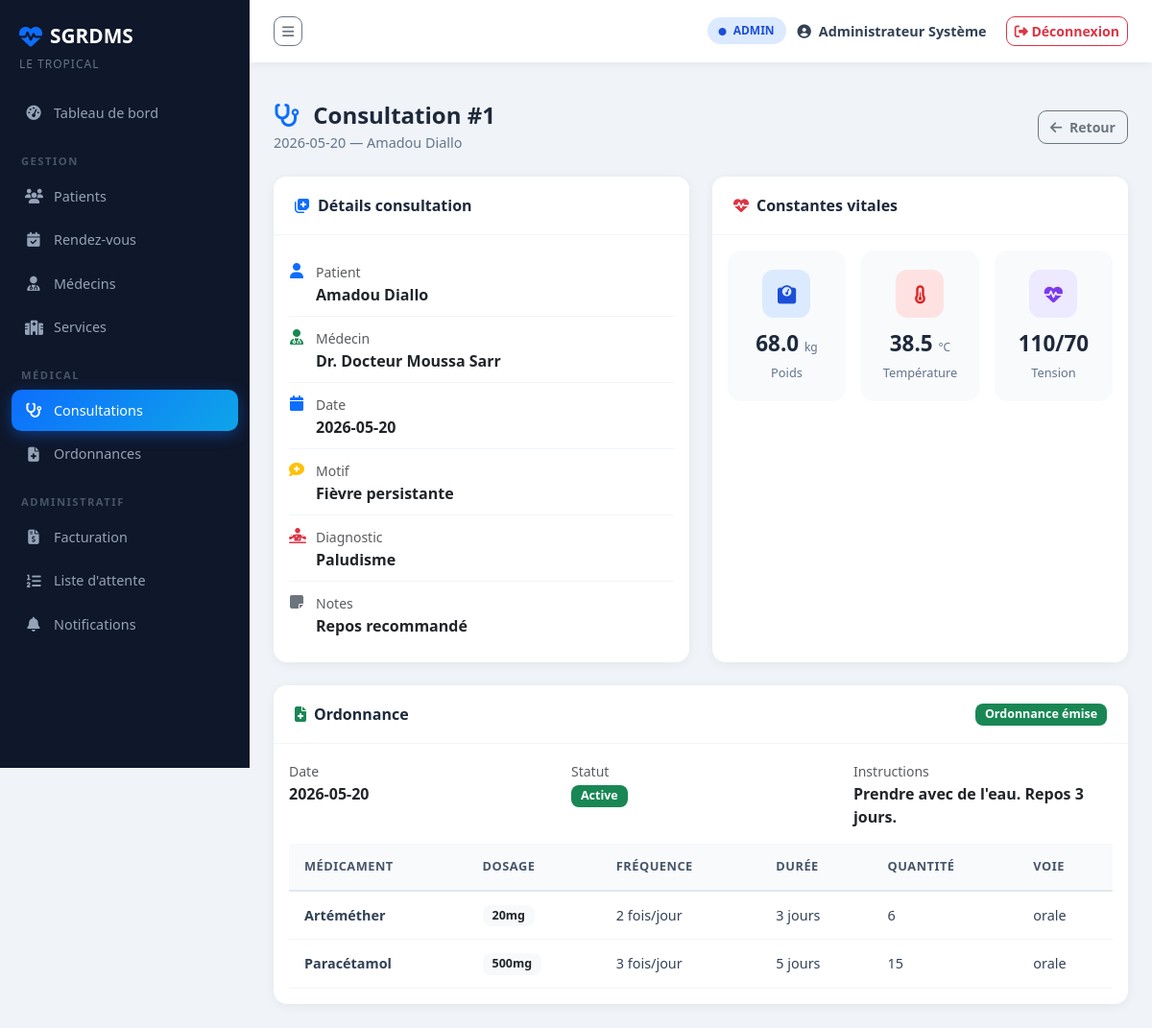
Screenshot of /consultations/1 (signed in) with the database file from the repository.
### tables this page shows
CREATE TABLE CONSULTATION (
    id_consultation  INTEGER PRIMARY KEY AUTOINCREMENT,
    date_consultation TEXT   NOT NULL DEFAULT (DATE('now')),
    motif            TEXT,
    diagnostic       TEXT,
    note             TEXT,
    poids            REAL,          -- en kg
    temperature      REAL,          -- en °C
    tension          TEXT,          -- ex: "120/80"
    id_rdv           INTEGER NOT NULL UNIQUE,
    FOREIGN KEY (id_rdv) REFERENCES RENDEZ_VOUS(id_rdv)
);

CREATE TABLE ORDONNANCE (
    id_ordonnance   INTEGER PRIMARY KEY AUTOINCREMENT,
    statut          TEXT DEFAULT 'active' CHECK(statut IN ('active','expiree','annulee')),
    date            TEXT NOT NULL DEFAULT (DATE('now')),
    instruction     TEXT,
    id_consultation INTEGER NOT NULL,
    FOREIGN KEY (id_consultation) REFERENCES CONSULTATION(id_consultation)
);

CREATE TABLE LIGNE_ORDONNANCE (
    id_ligne           INTEGER PRIMARY KEY AUTOINCREMENT,
    frequence          TEXT,     -- ex: "3 fois/jour"
    duree_traitement   TEXT,     -- ex: "7 jours"
    quantite           INTEGER,
    voie_administration TEXT,   -- ex: "orale", "injectable"
    id_ordonnance      INTEGER NOT NULL,
    id_medicament      INTEGER NOT NULL,
    FOREIGN KEY (id_ordonnance) REFERENCES ORDONNANCE(id_ordonnance),
    FOREIGN KEY (id_medicament) REFERENCES MEDICAMENT(id_medicament)
);

CREATE TABLE MEDICAMENT (
    id_medicament  INTEGER PRIMARY KEY AUTOINCREMENT,
    nom            TEXT NOT NULL,
    dosage         TEXT,
    description    TEXT,
    date_expiration TEXT
);

### app.py (the view)
@app.route("/consultations/<int:id>")
@login_required
def consultation_detail(id):
    conn = get_db()
    consultation = conn.execute("""
        SELECT c.*,
               p.prenom || ' ' || p.nom AS patient,
               m.prenom || ' ' || m.nom AS medecin
        FROM CONSULTATION c
        JOIN RENDEZ_VOUS r ON c.id_rdv = r.id_rdv
        JOIN PATIENT p     ON r.id_patient = p.id_patient
        JOIN MEDECIN m     ON r.id_medecin = m.id_medecin
        WHERE c.id_consultation = ?
    """, (id,)).fetchone()
    if not consultation:
        flash("Consultation introuvable.", "danger")
        return redirect(url_for("consultations_liste"))
    ordonnance = conn.execute(
        "SELECT * FROM ORDONNANCE WHERE id_consultation = ?", (id,)
    ).fetchone()
    lignes = []
    if ordonnance:
        lignes = conn.execute("""
            SELECT lo.*, med.nom, med.dosage
            FROM LIGNE_ORDONNANCE lo
            JOIN MEDICAMENT med ON lo.id_medicament = med.id_medicament
            WHERE lo.id_ordonnance = ?
        """, (ordonnance["id_ordonnance"],)).fetchall()
    conn.close()
    return render_template("consultations/detail.html",
                           consultation=consultation,
                           ordonnance=ordonnance,
                           lignes=lignes)

### app.py (called while the page is built)
def get_db():
    conn = sqlite3.connect(DB_PATH)
    conn.row_factory = sqlite3.Row
    conn.execute("PRAGMA foreign_keys = ON")
    return conn

def login_required(f):
    from functools import wraps
    @wraps(f)
    def decorated(*args, **kwargs):
        if "user" not in session:
            flash("Veuillez vous connecter.", "warning")
            return redirect(url_for("login"))
        return f(*args, **kwargs)
    return decorated

### templates/consultations/detail.html (shortened to what this page needs)
{% extends "base.html" %}
{% block content %}
<div class="page-header">
    <div>
        <h2><i class="fas fa-stethoscope me-2 text-primary"></i>
            Consultation #{{ consultation.id_consultation }}
        </h2>
        <p>{{ consultation.date_consultation }} — {{ consultation.patient }}</p>
    </div>
    <div class="d-flex gap-2">
        <a href="{{ url_for('consultations_liste') }}" class="btn btn-outline-secondary">
            <i class="fas fa-arrow-left me-1"></i> Retour
        </a>
    </div>
</div>
<div class="row g-4">
    <div class="col-lg-6">
        <div class="card h-100">
            <div class="card-header">
                <i class="fas fa-notes-medical me-2 text-primary"></i>Détails consultation
            </div>
            <div class="card-body">
                <ul class="info-list">
                    <li>
                        <i class="fas fa-user text-primary"></i>
                        <div>
                            <small class="text-muted">Patient</small>
                            <div class="fw-600">{{ consultation.patient }}</div>
                        </div>
                    </li>
                    <li>
                        <i class="fas fa-user-md text-success"></i>
                        <div>
                            <small class="text-muted">Médecin</small>
                            <div class="fw-600">Dr. {{ consultation.medecin }}</div>
                        </div>
                    </li>
                    <li>
                        <i class="fas fa-calendar text-primary"></i>
                        <div>
                            <small class="text-muted">Date</small>
                            <div class="fw-600">{{ consultation.date_consultation }}</div>
                        </div>
                    </li>
                    <li>
                        <i class="fas fa-comment-medical text-warning"></i>
                        <div>
                            <small class="text-muted">Motif</small>
                            <div class="fw-600">{{ consultation.motif or '—' }}</div>
                        </div>
                    </li>
                    <li>
                        <i class="fas fa-diagnoses text-danger"></i>
                        <div>
                            <small class="text-muted">Diagnostic</small>
                            <div class="fw-600">{{ consultation.diagnostic or '—' }}</div>
                        </div>
                    </li>
                    <li>
                        <i class="fas fa-sticky-note text-secondary"></i>
                        <div>
                            <small class="text-muted">Notes</small>
                            <div class="fw-600">{{ consultation.note or '—' }}</div>
                        </div>
                    </li>
                </ul>
            </div>
        </div>
    </div>
    <div class="col-lg-6">
        <div class="card h-100">
            <div class="card-header">
                <i class="fas fa-heartbeat me-2 text-danger"></i>Constantes vitales
            </div>
            <div class="card-body">
                <div class="row g-3">
                    <div class="col-4">
                        <div class="constante-card">
                            <div class="constante-icon blue">
                                <i class="fas fa-weight"></i>
                            </div>
                            <div class="constante-value">
                                {{ consultation.poids or '—' }}
                                {% if consultation.poids %}<small>kg</small>{% endif %}
                            </div>
                            <div class="constante-label">Poids</div>
                        </div>
                    </div>
                    <div class="col-4">
                        <div class="constante-card">
                            <div class="constante-icon {% if consultation.temperature and consultation.temperature > 38 %}red{% else %}green{% endif %}">
                                <i class="fas fa-thermometer-half"></i>
                            </div>
                            <div class="constante-value">
                                {{ consultation.temperature or '—' }}
                                {% if consultation.temperature %}<small>°C</small>{% endif %}
                            </div>
                            <div class="constante-label">Température</div>
                        </div>
                    </div>
                    <div class="col-4">
                        <div class="constante-card">
                            <div class="constante-icon purple">
                                <i class="fas fa-heartbeat"></i>
                            </div>
                            <div class="constante-value">{{ consultation.tension or '—' }}</div>
                            <div class="constante-label">Tension</div>
                        </div>
                    </div>
                </div>
            </div>
        </div>
    </div>
    <div class="col-12">
        <div class="card">
            <div class="card-header d-flex justify-content-between align-items-center">
                <span><i class="fas fa-file-medical me-2 text-success"></i>Ordonnance</span>
                {% if ordonnance %}
                <span class="badge bg-success">Ordonnance émise</span>
                {% else %}
                <span class="badge bg-secondary">Pas d'ordonnance</span>
                {% endif %}
            </div>
            <div class="card-body">
                {% if ordonnance %}
                <div class="row mb-3">
                    <div class="col-md-4">
                        <small class="text-muted">Date</small>
                        <div class="fw-600">{{ ordonnance.date }}</div>
                    </div>
                    <div class="col-md-4">
                        <small class="text-muted">Statut</small>
                        <div>
                            <span class="badge bg-success">{{ ordonnance.statut | capitalize }}</span>
                        </div>
                    </div>
                    <div class="col-md-4">
                        <small class="text-muted">Instructions</small>
                        <div class="fw-600">{{ ordonnance.instruction or '—' }}</div>
                    </div>
                </div>
                {% if lignes %}
                <div class="table-responsive">
                    <table class="table table-sm">
                        <thead>
                            <tr>
                                <th>Médicament</th>
                                <th>Dosage</th>
                                <th>Fréquence</th>
                                <th>Durée</th>
                                <th>Quantité</th>
                                <th>Voie</th>
                            </tr>
                        </thead>
                        <tbody>
                            {% for l in lignes %}
                            <tr>
                                <td><strong>{{ l.nom }}</strong></td>
                                <td><span class="badge bg-light text-dark">{{ l.dosage }}</span></td>
                                <td>{{ l.frequence or '—' }}</td>
                                <td>{{ l.duree_traitement or '—' }}</td>
                                <td>{{ l.quantite or '—' }}</td>
                                <td>{{ l.voie_administration or '—' }}</td>
                            </tr>
                            {% endfor %}
                        </tbody>
                    </table>
                </div>
                {% else %}
                <p class="text-muted">Aucun médicament prescrit.</p>
                {% endif %}
                {% endif %}
            </div>
        </div>
    </div>
</div>
{% endblock %}

### static/css/style.css (style rules this page uses)
:root { --primary: #0d6efd; --success: #198754; --sidebar-w: 260px; --topbar-h: 65px; --bg: #f0f4f8; --sidebar-bg: #0f172a; --card-radius: 14px; }
* { box-sizing: border-box; }
body { font-family: 'Segoe UI', sans-serif; background: var(--bg); margin: 0; overflow-x: hidden; }
.page-header { display: flex; align-items: center; justify-content: space-between; margin-bottom: 25px; }
.page-header h2 { font-size: 1.5rem; font-weight: 700; color: #1e293b; margin: 0; }
.page-header p { color: #64748b; margin: 3px 0 0; font-size: 0.9rem; }
.card { border: none; border-radius: var(--card-radius); box-shadow: 0 2px 12px rgba(0,0,0,0.06); }
.card-header { background: white; border-bottom: 1px solid #f1f5f9; border-radius: var(--card-radius) var(--card-radius) 0 0 !important; padding: 18px 22px; font-weight: 700; color: #1e293b; }
.table { margin: 0; }
.table thead th { background: #f8fafc; color: #475569; font-size: 0.8rem; font-weight: 700; text-transform: uppercase; letter-spacing: 0.5px; border-bottom: 2px solid #e2e8f0; padding: 14px 16px; }
.table tbody td { padding: 13px 16px; vertical-align: middle; color: #334155; font-size: 0.9rem; border-bottom: 1px solid #f1f5f9; }
.badge { border-radius: 8px; padding: 5px 10px; font-size: 0.78rem; font-weight: 600; }
.btn { border-radius: 9px; font-weight: 600; font-size: 0.88rem; }

### templates/consultations/detail.html (style rules this page uses)
.info-list { list-style: none; padding: 0; margin: 0; }
.info-list li { display: flex; align-items: flex-start; gap: 12px; padding: 10px 0; border-bottom: 1px solid #f1f5f9; }
.info-list li:last-child { border-bottom: none; }
.info-list li i { margin-top: 3px; width: 16px; text-align: center; }
.fw-600 { font-weight: 600; }
.constante-card { text-align: center; padding: 20px 10px; background: #f8fafc; border-radius: 14px; }
.constante-icon { width: 50px; height: 50px; border-radius: 12px; display: flex; align-items: center; justify-content: center; font-size: 1.2rem; margin: 0 auto 10px; }
.constante-icon.blue { background: #dbeafe; color: #1d4ed8; }
.constante-icon.red { background: #fee2e2; color: #dc2626; }
.constante-icon.purple { background: #ede9fe; color: #7c3aed; }
.constante-value { font-size: 1.4rem; font-weight: 800; color: #1e293b; }
.constante-value small { font-size: 0.75rem; font-weight: 500; color: #64748b; }
.constante-label { font-size: 0.8rem; color: #64748b; margin-top: 4px; }

### rows the page displays
CONSULTATION: id_consultation "1", date_consultation "2026-05-20", motif "Fièvre persistante", diagnostic "Paludisme", note "Repos recommandé", poids "68.0", temperature "38.5", tension "110/70"
ORDONNANCE: date "2026-05-20", statut "Active", instruction "Prendre avec de l'eau. Repos 3 jours."
LIGNE_ORDONNANCE: nom "Artéméther", dosage "20mg", frequence "2 fois/jour", duree_traitement "3 jours", quantite "6", voie_administration "orale"
LIGNE_ORDONNANCE: nom "Paracétamol", dosage "500mg", frequence "3 fois/jour", duree_traitement "5 jours", quantite "15", voie_administration "orale"

### other values shown
{{ session.role | upper }} "ADMIN"
{{ session.nom }} "Administrateur Système"
{{ consultation.patient }} "Amadou Diallo"
{{ consultation.medecin }} "Docteur Moussa Sarr"
